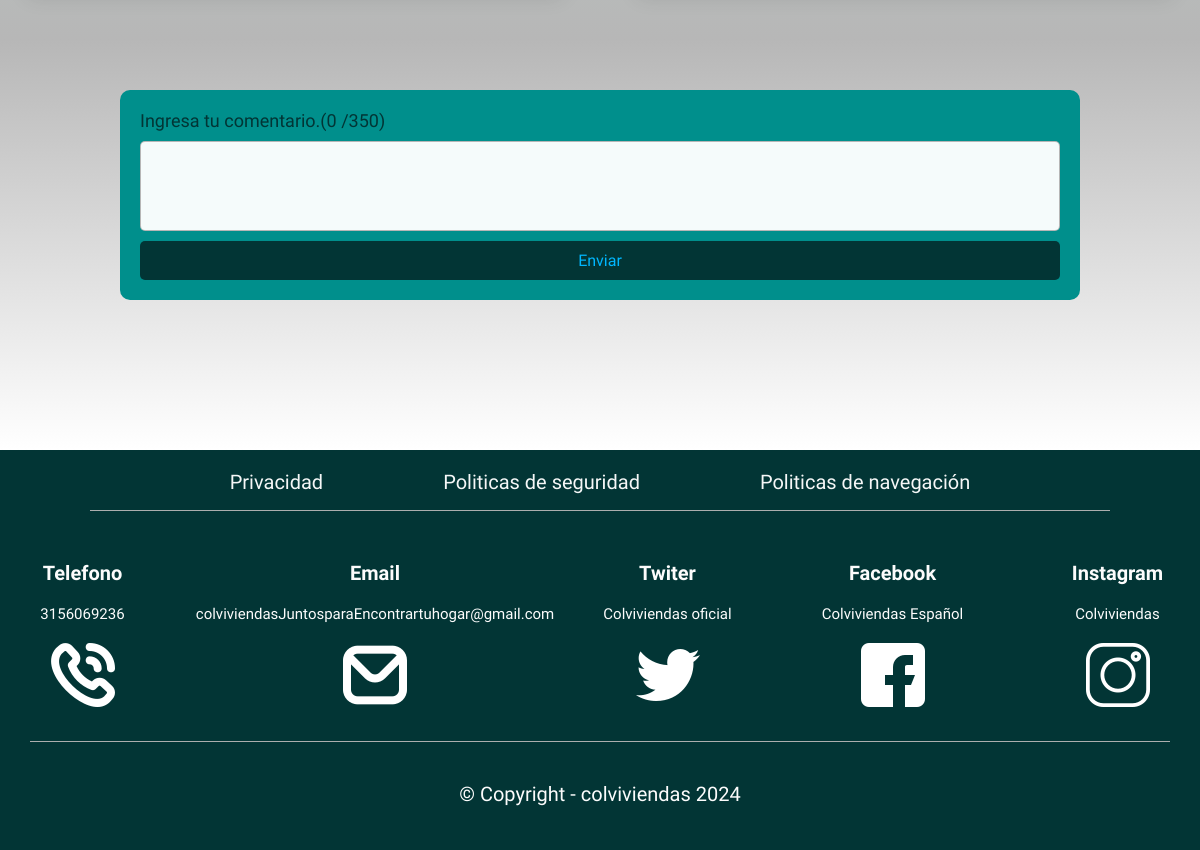
Before: /usuario/blog/blog.php (signed in, lower part) with the older database file.
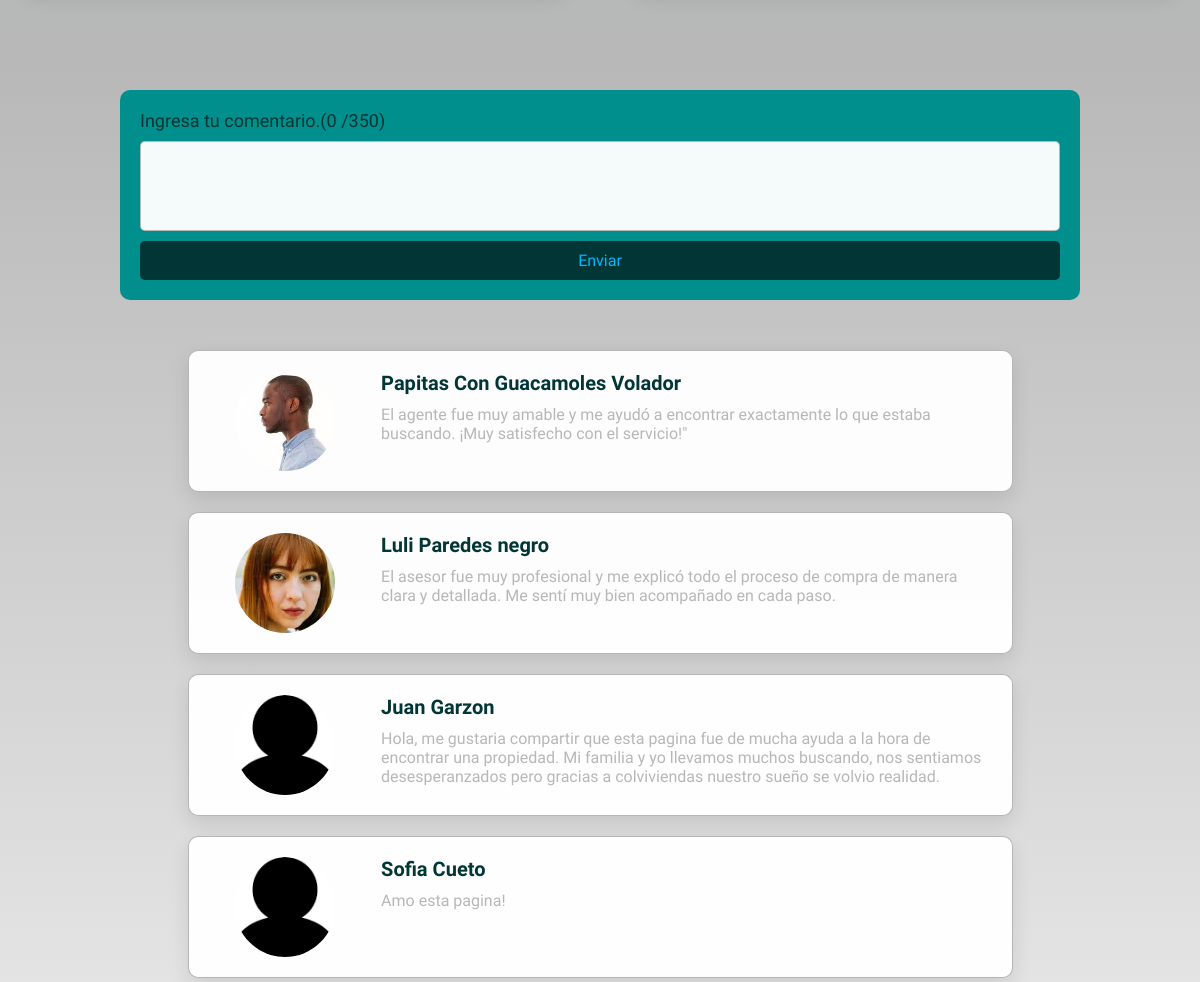
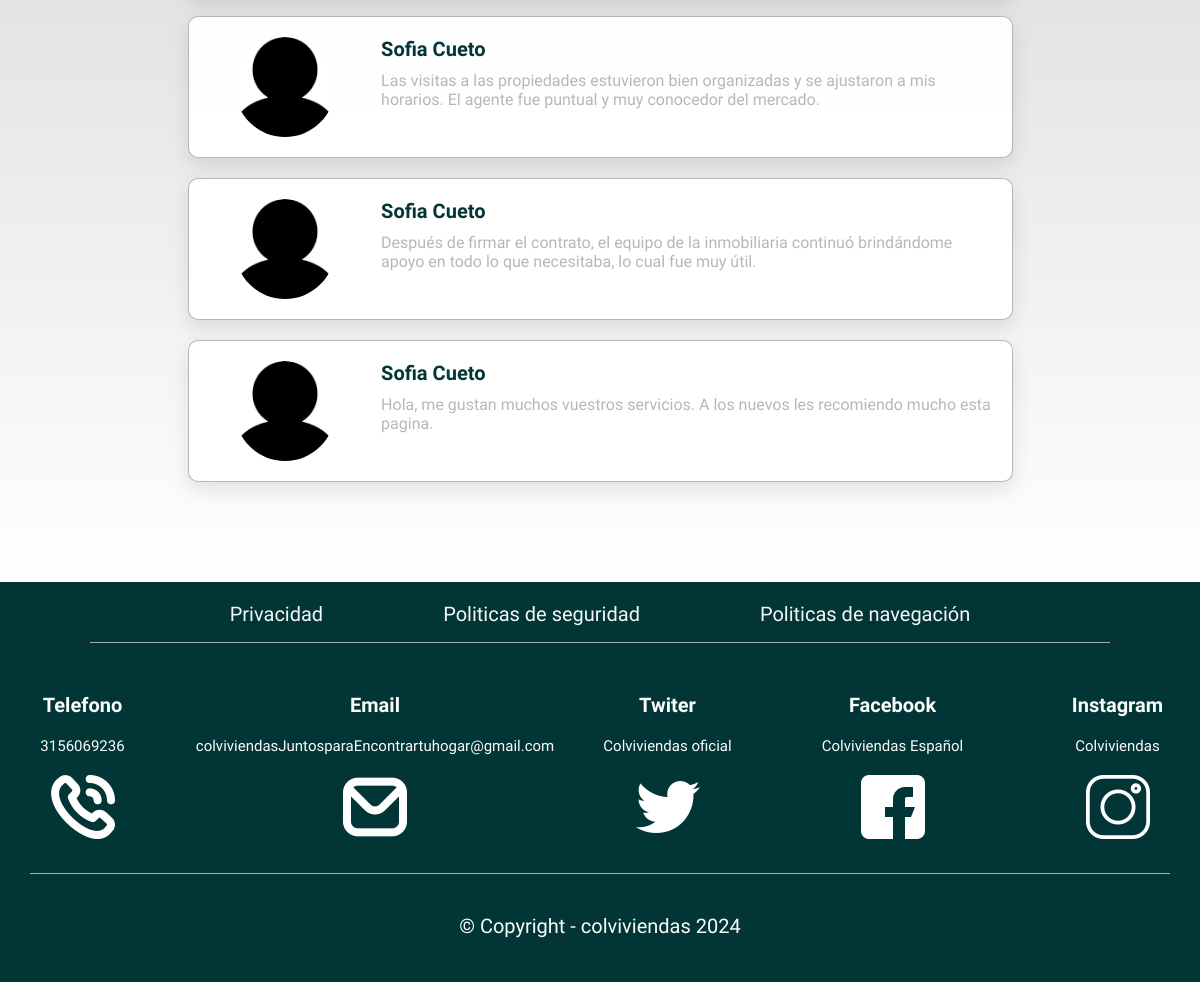
After: the same page with the newer database file (2 pictures, top to bottom).
### tables this page shows
CREATE TABLE `comentarios` (
  `id` varchar(20) NOT NULL,
  `usuario` varchar(20) NOT NULL,
  `comentario` varchar(350) NOT NULL,
  `fecha` date NOT NULL,
  PRIMARY KEY (`id`),
  KEY `usuario` (`usuario`),
  CONSTRAINT `comentarios_ibfk_1` FOREIGN KEY (`usuario`) REFERENCES `persona` (`identificacion`)
);

CREATE TABLE `persona` (
  `identificacion` varchar(20) NOT NULL,
  `nombre` varchar(50) NOT NULL,
  `apellido` varchar(50) NOT NULL,
  `direccion` varchar(100) NOT NULL,
  `telefono` int(15) NOT NULL,
  `ciudad` varchar(2) DEFAULT NULL,
  `fecha_registro` datetime(5) NOT NULL,
  `tipo_persona` varchar(2) NOT NULL,
  `contrasena` varchar(20) NOT NULL,
  `correo` varchar(50) NOT NULL,
  `foto` varchar(100) NOT NULL,
  PRIMARY KEY (`identificacion`),
  KEY `ciudad` (`ciudad`),
  KEY `tipo_persona` (`tipo_persona`),
  CONSTRAINT `persona_ibfk_1` FOREIGN KEY (`ciudad`) REFERENCES `ciudad` (`codigo_ciudad`) ON DELETE CASCADE ON UPDATE CASCADE,
  CONSTRAINT `persona_ibfk_2` FOREIGN KEY (`tipo_persona`) REFERENCES `tipo_persona` (`codigo_tipo`)
);

### usuario/blog/blog.php (the view, shortened to what this page needs)
<!DOCTYPE html>
<html lang="en">
<head>
    <link rel="stylesheet" href="../css/Modulo_inicio.css">
</head>
<body>
    <br><br><br><br><br>
    <main class="blog">
        <section class="blog__consejos">
        </section>
        <section class="blog__comentarios">
            <form action="enviar_comentario.php" class="blog__comentarios-form" method="POST">
                <div class="blog__comentarios-input">
                    <label class="blog__comentarios-input-label" for="comentario">Ingresa tu comentario.(<span
                            id="span">0</span> /350) </label>
                    <textarea class="blog__comentarios-input-text" type="text" id="input" name="comentario"></textarea>
                    <input class="blog__comentarios-input-boton" type="submit" value="Enviar">
                </div>
            </form>
            <div class="blog__comentarios-container">
                <?php
                $conexion = mysqli_connect("localhost", "root", "", "colviviendas");
                $resultado = mysqli_query($conexion, 'SELECT persona.nombre, persona.apellido, persona.foto , comentarios.comentario, comentarios.fecha FROM comentarios, persona where persona.identificacion = comentarios.usuario;');
                while ($row = mysqli_fetch_array($resultado, MYSQLI_ASSOC)) {
                    echo '
                    <div class="blog__comentarios-comentario">
                    <div class="blog__comentarios-comentario-foto">
                        <img src="' . $row['foto'] . '" alt="foto usuario" class="blog__comentarios-comentario-foto-img">
                    </div>
                    <div class="blog__comentarios-comentario-textos">
                        <h4>' . $row['nombre'] . " " . $row['apellido'] . '</h4>
                        <p class="blog__comentarios-comentario-textos-text">' . $row['comentario'] . '</p>
                    </div>
                    </div>';
                }
                ?>
            </div>
        </section>
    </main>
    <footer class="footer">
        <div class="footer__politicas">
            <a href="" class="footer__politicas-link">Privacidad</a>
            <a href="" class="footer__politicas-link">Politicas de seguridad</a>
            <a href="" class="footer__politicas-link">Politicas de navegación</a>
        </div>
        <div class="footer__linea">
            <div class="footer__linea-container">
            </div>
        </div>
        <div class="footer__redes">
            <div class="footer__redes-container">
                <div class="footer__redes-textos">
                    <h3 class="footer__redes-tittle">Telefono</h3>
                    <p class="footer__redes-parrafo">3156069236</p>
                    <img src="../img/iconos/Redes/llamada-telefonica.png" alt="telefono" class="footer__redes-img">
                </div>
            </div>
            <div class="footer__redes-container">
                <div class="footer__redes-textos">
                    <h3 class="footer__redes-tittle">Email</h3>
                    <p class="footer__redes-parrafo">colviviendasJuntosparaEncontrartuhogar@gmail.com</p>
                    <img src="../img/iconos/Redes/sobre.png" alt="email" class="footer__redes-img">
                </div>
            </div>
            <div class="footer__redes-container">
                <div class="footer__redes-textos">
                    <h3 class="footer__redes-tittle">Twiter</h3>
                    <p class="footer__redes-parrafo">Colviviendas oficial</p>
                    <img src="../img/iconos/Redes/gorjeo.png" alt="twiter" class="footer__redes-img">
                </div>
            </div>
            <div class="footer__redes-container">
                <div class="footer__redes-textos">
                    <h3 class="footer__redes-tittle">Facebook</h3>
                    <p class="footer__redes-parrafo">Colviviendas Español</p>
                    <img src="../img/iconos/Redes/facebook.png" alt="facebook" class="footer__redes-img">
                </div>
            </div>
            <div class="footer__redes-container">
                <div class="footer__redes-textos">
                    <h3 class="footer__redes-tittle">Instagram</h3>
                    <p class="footer__redes-parrafo">Colviviendas</p>
                    <img src="../img/iconos/Redes/instagram.png" alt="instragram" class="footer__redes-img">
                </div>
            </div>
        </div>
        <div class="footer__linea-redes">
            <div class="footer__linea-container-redes">
            </div>
        </div>
        <div class="footer__copy">
            <div class="footer__copy-text">
                <span class="footer__copy-span">© Copyright - colviviendas 2024</span>
            </div>
        </div>
    </footer>
</body>
</html>

### usuario/css/Modulo_inicio.css (style rules this page uses)
:root { --color-1: #023535; --color-2: #008f8c; --color-3: #229c9a; --color-4: #d8ffdb; --color-5: #c7ffed; --color-blanco: #fffffff5; --letra-color: rgb(252, 252, 252); --color-gris: #b4b4b4f5; --transicion-base: 0.3s ease; --transition-time: 0.5s ease; }
* { padding: 0; margin: 0; box-sizing: border-box; font-family: "Roboto Condensed", sans-serif; }
.footer { width: 100%; height: 25rem; background-color: var(--color-1); }
.footer__politicas { display: flex; width: 100%; height: 2.5rem; justify-content: center; gap: 10%; }
.footer__politicas-link { margin-top: 1.25rem; font-size: 1.25rem; text-decoration: none; color: var(--color-blanco); }
.footer__linea, .footer__linea-redes { display: flex; justify-content: center; width: 100%; }
.footer__linea-container { width: 85%; border-bottom: 1px solid var(--color-gris); margin-top: 1.25rem; }
.footer__linea-container-redes { width: 95%; border-bottom: 1px solid var(--color-gris); margin-top: 5rem; }
.footer__redes { display: flex; width: 100%; height: 6.25rem; margin-top: 3.125rem; gap: 5%; justify-content: center; }
.footer__redes-container { width: 18.75rem; height: 12.5rem; }
.footer__redes-textos { display: flex; flex-direction: column; gap: 1.25rem; align-items: center; }
.footer__redes-tittle { font-size: 1.25rem; color: var(--letra-color); }
.footer__redes-parrafo { font-size: 15px; color: var(--letra-color); }
.footer__copy { width: 100%; height: 50px; margin-top: 40px; }
.footer__copy-text { display: flex; justify-content: center; align-items: center; }
.footer__copy-span { color: var(--letra-color); font-size: 20px; }

### usuario/css/propiedades-vendedor.css (style rules this page uses)
:root { --transition-speed: 0.3s; }

### usuario/css/blog.css (style rules this page uses)
.blog { width: 100%; display: flex; flex-direction: column; animation: fadeIn 1.5s ease-in-out; }
.blog__consejos { width: 100%; padding: 50px 0; background: linear-gradient(var(--color-5), var(--color-gris)); display: flex; flex-direction: column; align-items: center; gap: 20px; }
.blog__comentarios { width: 100%; background: linear-gradient(var(--color-gris), var(--color-blanco)); padding: 50px 0; }
.blog__comentarios-form { width: 80%; margin: 0 auto; display: flex; flex-direction: column; gap: 15px; background-color: var(--color-2); padding: 20px; border-radius: 10px; }
.blog__comentarios-input { display: flex; flex-direction: column; gap: 10px; }
.blog__comentarios-input-label { font-size: 18px; color: var(--color-1); }
.blog__comentarios-input-text { height: 90px; padding: 10px; font-size: 16px; color: var(--color-1); background-color: var(--color-blanco); border: 1px solid var(--color-gris); border-radius: 5px; resize: none; transition: border-color 0.3s ease; }
.blog__comentarios-input-boton { padding: 10px; font-size: 16px; color: rgb(0, 183, 255); background-color: var(--color-1); border: none; border-radius: 5px; cursor: pointer; transition: background-color 0.3s ease; }
.blog__comentarios-container { width: 100%; display: flex; flex-direction: column; align-items: center; gap: 20px; padding: 50px; }
.blog__comentarios-comentario { width: 75%; padding: 20px; background-color: var(--color-blanco); border: 1px solid var(--color-gris); border-radius: 10px; display: flex; gap: 20px; box-shadow: 0 8px 20px rgba(0, 0, 0, 0.1); transition: transform 0.3s ease, box-shadow 0.3s ease; }
.blog__comentarios-comentario-foto { width: 20%; display: flex; justify-content: center; align-items: center; transition: transform 0.3s ease; }
.blog__comentarios-comentario-foto-img { width: 100px; height: 100px; border-radius: 50%; object-fit: cover; }
.blog__comentarios-comentario-textos { width: 80%; display: flex; flex-direction: column; gap: 10px; }
.blog__comentarios-comentario-textos h4 { font-size: 20px; color: var(--color-1); transition: transform 0.3s ease; }
.blog__comentarios-comentario-textos-text { font-size: 16px; color: var(--color-gris); word-wrap: break-word; transition: transform 0.3s ease; }

Changed rows visible on the page:
added comentarios: usuario.foto (picture), usuario.nombre "Papitas Con", usuario.apellido "Guacamoles Volador", comentario "El agente fue muy amable y me ayudó a encontrar exactamente lo que estaba buscando. ¡Muy satisfecho con el servicio!\""
added comentarios: usuario.foto (picture), usuario.nombre "Luli", usuario.apellido "Paredes negro", comentario "El asesor fue muy profesional y me explicó todo el proceso de compra de manera clara y detallada. Me sentí muy bien acompañado en cada paso."
added comentarios: usuario.foto (picture), usuario.nombre "Juan", usuario.apellido "Garzon", comentario "Hola, me gustaria compartir que esta pagina fue de mucha ayuda a la hora de encontrar una propiedad. Mi familia y yo llevamos muchos buscando, nos sentiamos desesperanzados pero gracias a colviviendas nuestro sueño se volvio realidad."
added comentarios: usuario.foto (picture), usuario.nombre "Sofia", usuario.apellido "Cueto", comentario "Amo esta pagina!"
added comentarios: usuario.foto (picture), usuario.nombre "Sofia", usuario.apellido "Cueto", comentario "Las visitas a las propiedades estuvieron bien organizadas y se ajustaron a mis horarios. El agente fue puntual y muy conocedor del mercado."
added comentarios: usuario.foto (picture), usuario.nombre "Sofia", usuario.apellido "Cueto", comentario "Después de firmar el contrato, el equipo de la inmobiliaria continuó brindándome apoyo en todo lo que necesitaba, lo cual fue muy útil."
added comentarios: usuario.foto (picture), usuario.nombre "Sofia", usuario.apellido "Cueto", comentario "Hola, me gustan muchos vuestros servicios. A los nuevos les recomiendo mucho esta pagina."
